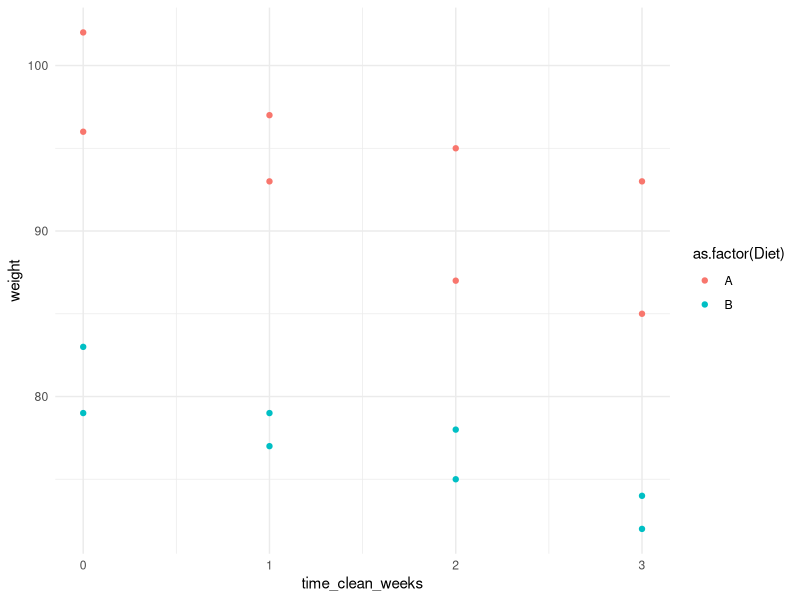
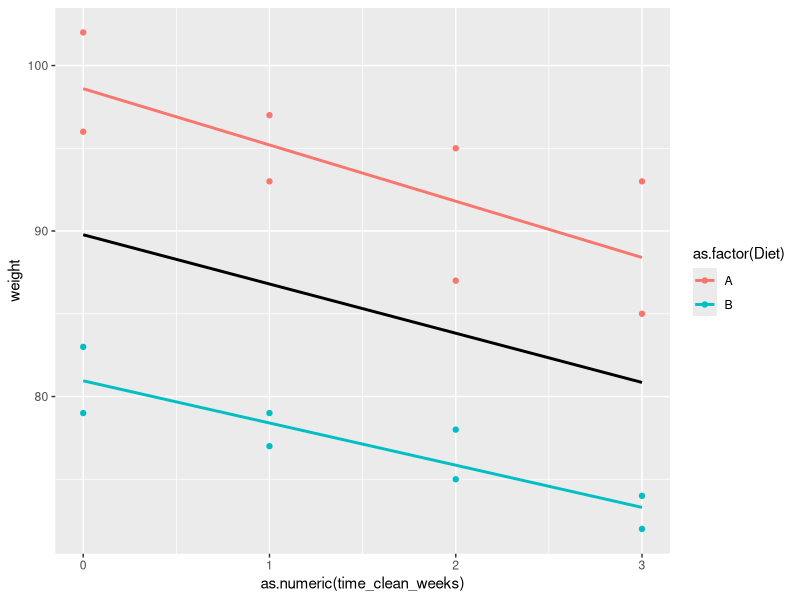
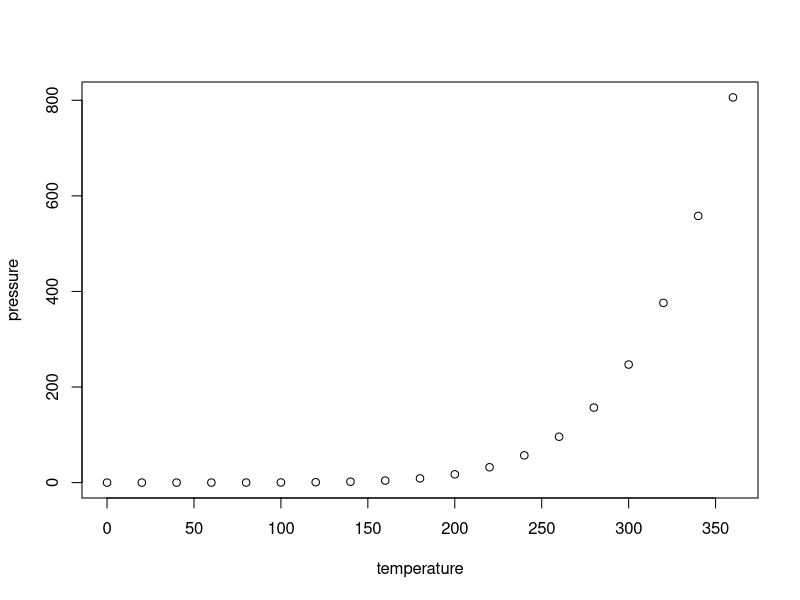

The R script that drew these images, in order:
## ---- chunk 1
knitr::opts_chunk$set(echo = TRUE)
## ---- chunk 2
library(tidyverse)
## ---- chunk 3
df <- data.frame(
  Person = c("Alice", "Bob", "Charlie", "David"),
  Diet = c("A", "A", "B", "B"),
  Before_Diet = c(102, 96, 83, 79),
  After_1_week = c(97, 93, 79, 77),
  After_2_weeks = c(95, 87, 78, 75),
  After_3_weeks = c(93, 85, 74, 72)
)

print(df)
## ---- chunk 4

time_mapping <- c("Before_Diet" = "0", "After_1_week" = "1", "After_2_weeks" = "2", "After_3_weeks" = "3")

df_long <- df %>% 
  pivot_longer(cols= Before_Diet:After_3_weeks,
               names_to = "time",
               values_to = "weight") %>% 
  mutate(time_clean_weeks = as.numeric(time_mapping[time]))
## ---- chunk 5

df_long %>% 
  ggplot(aes(x = time_clean_weeks,
             y = weight,
             color = as.factor(Diet)))+
  geom_point()+
  theme_minimal()

## ---- chunk 6
df_long %>% 
  ungroup() %>% 
  ggplot(aes(x = as.numeric(time_clean_weeks),
             y = weight,
             color = as.factor(Diet)))+
geom_point() +
  geom_smooth(method = "lm", se = FALSE, aes(group = 1), color = "black") +  # General regression
  geom_smooth(method = "lm", se = FALSE, aes(group = Diet))  # Per-group regressions
  
## ---- chunk 7
overall_regression <- lm(weight ~ time_clean_weeks, data = df_long)
summary(overall_regression)
## ---- chunk 8
library(lmerTest)

random_intercept_model <- lmer(weight ~ time_clean_weeks+(1|Person),
                               REML = FALSE,
                               data = df_long)

summary(random_intercept_model)

## ---- chunk 9
ranef(random_intercept_model)
## ---- chunk 10
summary(cars)
## ---- chunk 11
plot(pressure)
